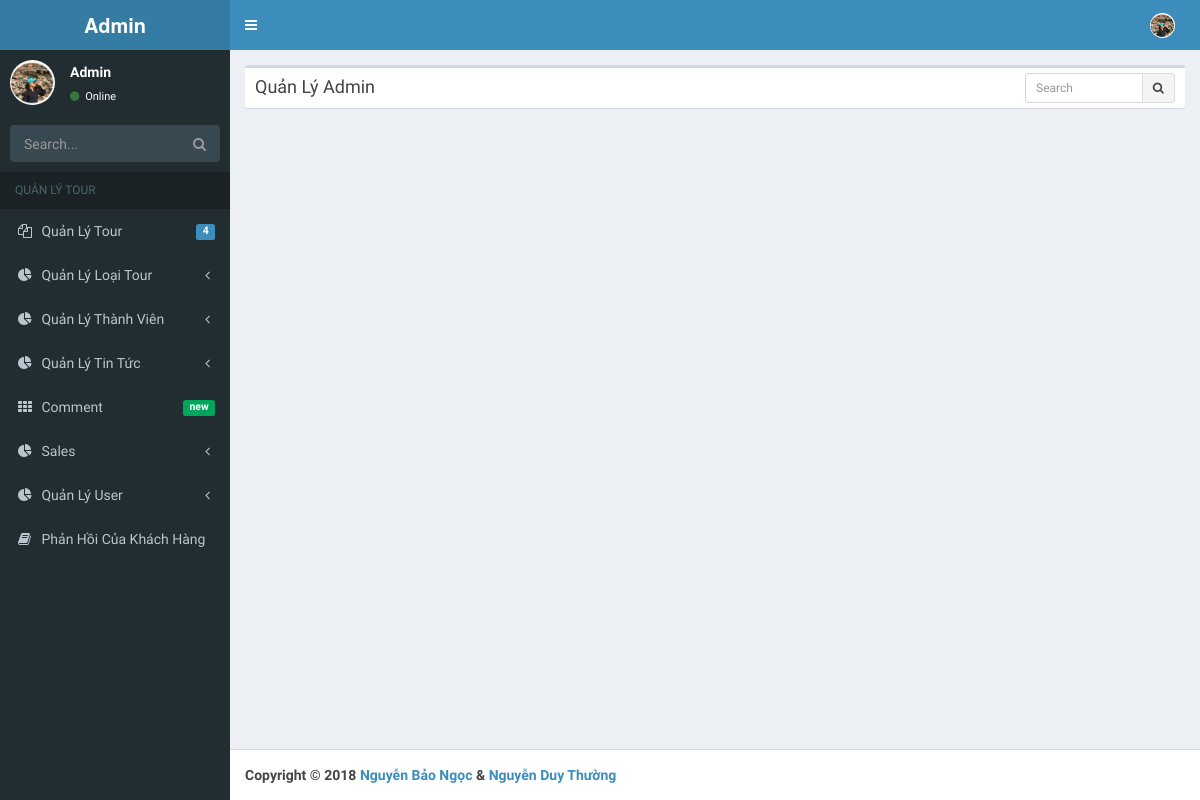
The app's page /admin.php?controller=tour&action=listDate (signed in), older data.
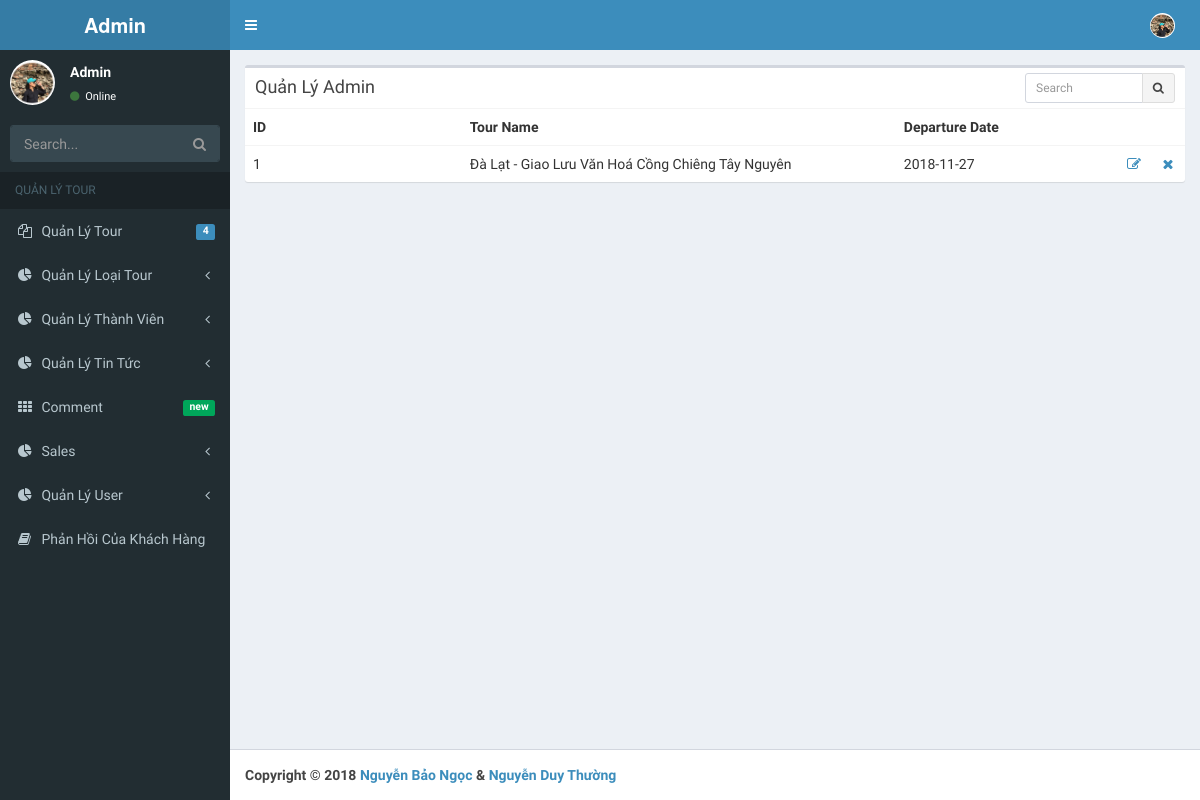
The same page, newer data.
### tables this page shows
CREATE TABLE `khoihanh` (
  `MaNgaykh` int(25) NOT NULL,
  `MaTour` int(25) NOT NULL,
  `ngaykhoihanh` date NOT NULL
);

CREATE TABLE `tour` (
  `MaTour` int(25) NOT NULL,
  `MaLoai` int(20) NOT NULL,
  `TenTour` varchar(100) NOT NULL,
  `tgian` varchar(255) NOT NULL,
  `NoiDungTour` text NOT NULL,
  `AnhTour` varchar(255) NOT NULL,
  `GiaNguoiLon` int(123) NOT NULL,
  `GiaTreEm` int(123) NOT NULL,
  `DiemKhoiHanh` varchar(100) NOT NULL,
  `NgayThem` datetime NOT NULL
);

### config/connect.php (called while the page is built, shortened)
<?php
	class connectDB{
		var $server = 'localhost';
		var $username = 'root';
		var $password = '';
		var $database = 'travel_tour';
		function connect(){
			$this->connect = mysqli_connect($this->server, $this->username, $this->password, $this->database);
			mysqli_set_charset($this->connect, 'utf8' );
			return $this->connect;
		}
	}
?>

### model/admin/tour_model.php (called while the page is built, shortened)
<?php
	class tourModel extends connectDB {
		public function listDate() {
			$sql = "SELECT a.MaNgaykh,b.TenTour, a.ngaykhoihanh  from khoihanh as a  inner JOIN tour as b on a.MaTour = b.MaTour";
		    $result = mysqli_query($this->connect(), $sql);
			return $result;
		}
	}
?>

### views/pages/admin/tour/date.php (the view)
<?php include "views/pages/admin/header.php" ?>
  <div class="content-wrapper">
    <section class="content">
    <div class="row">
  <div class="col-xs-12">
      <div class="box">
        <div class="box-header">
          <h3 class="box-title">Quản Lý Admin</h3>
          <div class="box-tools">
            <div class="input-group input-group-sm" style="width: 150px;">
              <input type="text" name="table_search" class="form-control pull-right" placeholder="Search">
              <div class="input-group-btn">
                <button type="submit" class="btn btn-default"><i class="fa fa-search"></i></button>
              </div>
            </div>
          </div>
        </div>
        <div class="box-body table-responsive no-padding">
          <table class="table table-hover">
              <?php
            if ($result->num_rows > 0) {
              echo"
                          <tr>
                            <th>ID</th>
                            <th>Tour Name</th>
                            <th>Departure Date</th>
                            <th></th>
                            <th></th>
                          </tr>";
              while ($row = $result->fetch_assoc()) {
                $id = $row['MaNgaykh'];
                echo"
                          <tr style='width: 100%'>
                            <td style='width: 25%'>" . $row['MaNgaykh']. "</td>
                            <td style='width: 50%'>" . $row['TenTour']. "</td>
                            <td style='width: 25%'>" . $row['ngaykhoihanh']. "</td>
                            <td><a href='admin.php?controller=tour&action=editDate&id=$id'><i class='fa fa-fw fa-pencil-square-o'></i></a></td>
                            <td><a href='admin.php?controller=tour&action=deleteDate&id=$id'><i class='fa fa-fw fa-close'></i></a></td>
                          </tr>";
              }
            }
            ?>
          </table>
        </div>
      </div>
    </div>
  </div>
</section>
  </div>
  <?php include "views/pages/admin/footer.php" ?>

Row changes from the older to the newer data that the page shows:
added khoihanh: MaNgaykh "1", tour.TenTour "Đà Lạt - Giao Lưu Văn Hoá Cồng Chiêng Tây Nguyên", ngaykhoihanh "2018-11-27"
Text that changed along with them:
text now shown: "ID Tour Name Departure Date"
